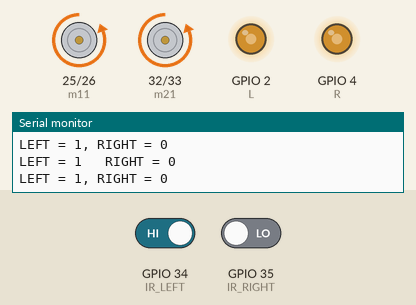
Recording of a sketch running on a simulated ESP32. On the bench: motor-driver pin pairs drawn as motors (green arrow = first pin HIGH = forward, orange = second pin HIGH = backward, longer = more drive), output pins drawn as LEDs (lit = HIGH), the last lines printed to the serial monitor. Inputs (shaded band) come from the test bench; at power-on: GPIO 35 (IR_RIGHT) LOW, GPIO 34 (IR_LEFT) HIGH.

Above: at 5.9 s.
6.0 s: GPIO 35 (IR_RIGHT) driven HIGH
At 8.4 s:
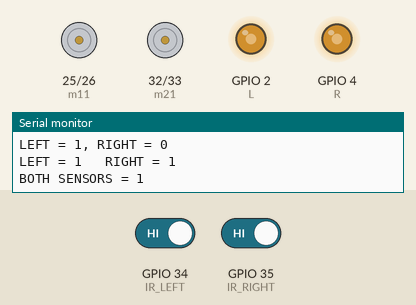
12.2 s: GPIO 34 (IR_LEFT) driven LOW
At 13.3 s:
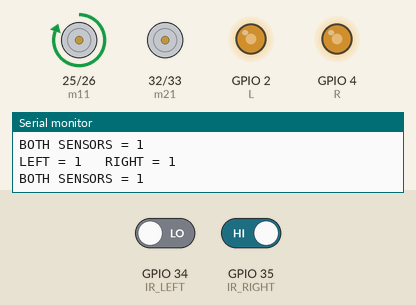
19.1 s: GPIO 34 (IR_LEFT) driven HIGH
At 20.9 s:
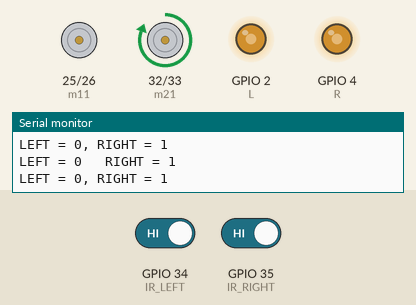
24.9 s: GPIO 35 (IR_RIGHT) driven LOW
Timing chart, 0 to 29.4 s (numbered marks = the images above; inputs shaded):
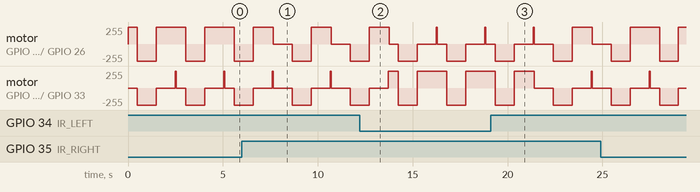

The sketch:

Edge_avoiding_robot.ino
```cpp
// =====================================================
//                 MOTOR PINS
// =====================================================

#define m11 25
#define m12 26
#define m21 32
#define m22 33


// =====================================================
//              MOTOR SPEED PINS
// =====================================================

#define L 2
#define R 4


// =====================================================
//                 IR SENSOR PINS
// =====================================================

#define IR_LEFT 34
#define IR_RIGHT 35


// =====================================================
//                    SETUP
// =====================================================

void setup()
{
  Serial.begin(115200);

  // Motor direction pins
  pinMode(m11, OUTPUT);
  pinMode(m12, OUTPUT);
  pinMode(m21, OUTPUT);
  pinMode(m22, OUTPUT);

  // Motor speed pins
  pinMode(L, OUTPUT);
  pinMode(R, OUTPUT);

  // IR sensors
  pinMode(IR_LEFT, INPUT);
  pinMode(IR_RIGHT, INPUT);

  // Motor speed
  analogWrite(L, 150);
  analogWrite(R, 150);

  // Start stopped
  stopBot();
}


// =====================================================
//                  FORWARD
// =====================================================

void forward()
{
  digitalWrite(m11, HIGH);
  digitalWrite(m12, LOW);

  digitalWrite(m21, HIGH);
  digitalWrite(m22, LOW);
}


// =====================================================
//                  BACKWARD
// =====================================================

void backward()
{
  digitalWrite(m11, LOW);
  digitalWrite(m12, HIGH);

  digitalWrite(m21, LOW);
  digitalWrite(m22, HIGH);
}


// =====================================================
//                    LEFT
// =====================================================

void left()
{
  digitalWrite(m11, LOW);
  digitalWrite(m12, LOW);

  digitalWrite(m21, HIGH);
  digitalWrite(m22, LOW);
}


// =====================================================
//                    RIGHT
// =====================================================

void right()
{
  digitalWrite(m11, HIGH);
  digitalWrite(m12, LOW);

  digitalWrite(m21, LOW);
  digitalWrite(m22, LOW);
}


// =====================================================
//                    STOP
// =====================================================

void stopBot()
{
  digitalWrite(m11, LOW);
  digitalWrite(m12, LOW);

  digitalWrite(m21, LOW);
  digitalWrite(m22, LOW);
}


// =====================================================
//                     LOOP
// =====================================================

void loop()
{
  int leftSensor  = digitalRead(IR_LEFT);
  int rightSensor = digitalRead(IR_RIGHT);

  // Serial monitor
  Serial.print("LEFT = ");
  Serial.print(leftSensor);

  Serial.print("   RIGHT = ");
  Serial.println(rightSensor);


  // =================================================
  // CONDITION 1
  // LEFT = 0
  // RIGHT = 0
  //
  // NORMAL CONDITION
  // MOVE FORWARD
  // =================================================

  if (leftSensor == LOW && rightSensor == LOW)
  {
    forward();
  }


  // =================================================
  // CONDITION 2
  // LEFT = 1
  // RIGHT = 1
  //
  // STOP 1 SEC
  // BACKWARD 1 SEC
  // RIGHT 1 SEC
  // FORWARD
  // =================================================

  else if (leftSensor == HIGH && rightSensor == HIGH)
  {
    Serial.println("BOTH SENSORS = 1");

    // Stop both motors
    stopBot();
    delay(1000);

    // Move backward
    backward();
    delay(1000);

    // Turn right
    right();
    delay(1000);

    // Continue forward
    forward();
  }


  // =================================================
  // CONDITION 3
  // LEFT = 0
  // RIGHT = 1
  //
  // LEFT 0.5 SEC
  // BACKWARD 1 SEC
  // LEFT 1 SEC
  // FORWARD
  // =================================================

  else if (leftSensor == LOW && rightSensor == HIGH)
  {
    Serial.println("LEFT = 0, RIGHT = 1");

    // Turn left for 0.5 second
    left();
    delay(500);

    // Move backward for 1 second
    backward();
    delay(1000);

    // Turn left for 1 second
    left();
    delay(1000);

    // Continue forward
    forward();
  }


  // =================================================
  // CONDITION 4
  // LEFT = 1
  // RIGHT = 0
  //
  // RIGHT 0.5 SEC
  // BACKWARD 1 SEC
  // RIGHT 1 SEC
  // FORWARD
  // =================================================

  else if (leftSensor == HIGH && rightSensor == LOW)
  {
    Serial.println("LEFT = 1, RIGHT = 0");

    // Turn right for 0.5 second
    right();
    delay(500);

    // Move backward for 1 second
    backward();
    delay(1000);

    // Turn right for 1 second
    right();
    delay(1000);

    // Continue forward
    forward();
  }


  delay(50);
}
```

Measured:
- by itself, motor on GPIO 25 (m11) / GPIO 26 (m12): repeats every 2.6 s: stopped 0.50 s, backward 255/255 1.0 s, stopped 1.0 s, forward 255/255 0.05 s
